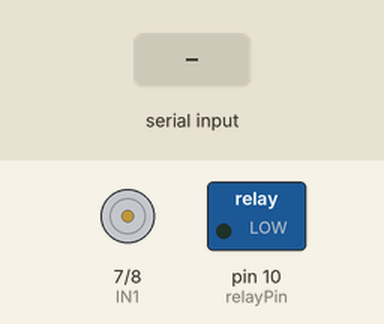
Simulated run of this sketch. Board: Arduino Uno, built with avr-gcc and run on an emulated ATmega328P. On the bench: motor-driver pin pairs drawn as motors (green arrow = first pin HIGH = forward, orange = second pin HIGH = backward, longer = more drive, scaled by the enable pin), switched loads named in the sketch (green lamp = pin HIGH). Inputs (shaded band) come from the test bench. What the sketch prints to the serial monitor is not drawn.

Above: at 1.2 s.
1.3 s: "1" received over Serial
At 1.9 s:
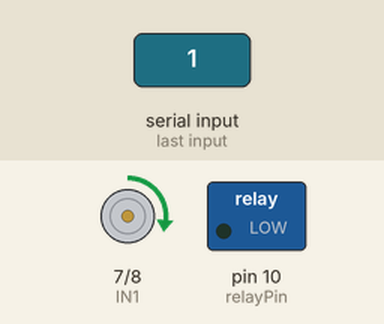
2.8 s: "0" received over Serial
At 4.0 s:
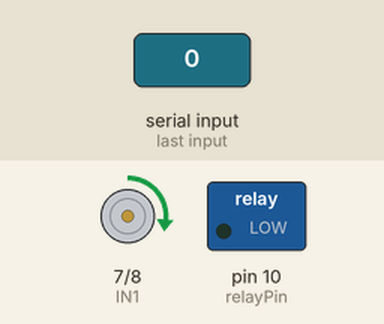
4.3 s: "2" received over Serial
At 5.4 s:
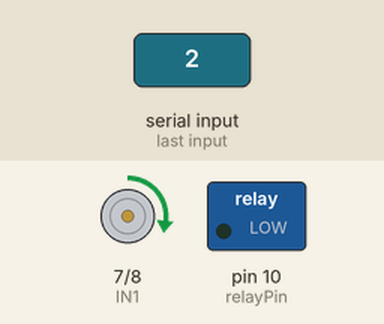
Timing chart, 0 to 7.3 s (numbered marks = the images above; inputs shaded):
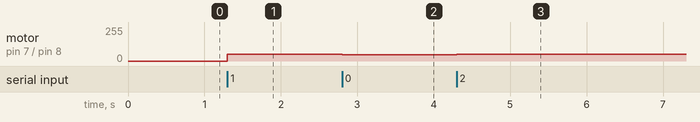

The sketch:

control_hand_by_pc.ino
```cpp
int IN1 = 7;   // Pins set up
int IN2 = 8;
int ENA = 9;
int relayPin = 10;

bool Run = 0;  // Status set up

void setup() {
  pinMode(relayPin, OUTPUT);
  pinMode(ENA, OUTPUT);
  pinMode(IN1, OUTPUT);
  pinMode(IN2, OUTPUT);

  Serial.begin(9600);  // Baud rate set up
}

void loop() {
  // Continuously check for serial input
  while (Serial.available() > 0) {
    // Read the string from the serial input
    int receive_data = (byte)Serial.read();
    int pomp_speed = 0b11111111 & receive_data;
    bool is_valve_open = (0b100000000 & receive_data) >> 8;

    Serial.println((String)("receive_data:"+receive_data));

    // pomp control
    if(pomp_speed == 0){
      // Stop the motor
      analogWrite(ENA, 0);          // Set PWM duty cycle to 0 (stop motor)
      digitalWrite(IN1, HIGH);      // Set IN1 to HIGH
      digitalWrite(IN2, HIGH);      // Set IN2 to HIGH (stop motor)
    }else{
      // Set motor speed using PWM and control motor direction
      analogWrite(ENA, pomp_speed);        // Set PWM duty cycle to 140
      digitalWrite(IN1, HIGH);      // Set IN1 to HIGH (motor direction)
      digitalWrite(IN2, LOW);       // Set IN2 to LOW (motor direction)
    }

    // valve control
    digitalWrite(relayPin, is_valve_open);
  }
}
```

Measured:
- after the input at 1.3 s, motor on pin 7 (IN1) / pin 8 (IN2): stopped → forward 49/255 at once
- after the input at 2.8 s, motor on pin 7 (IN1) / pin 8 (IN2): forward 49/255 → forward 48/255 at once
- after the input at 4.3 s, motor on pin 7 (IN1) / pin 8 (IN2): forward 48/255 → forward 50/255 at once
